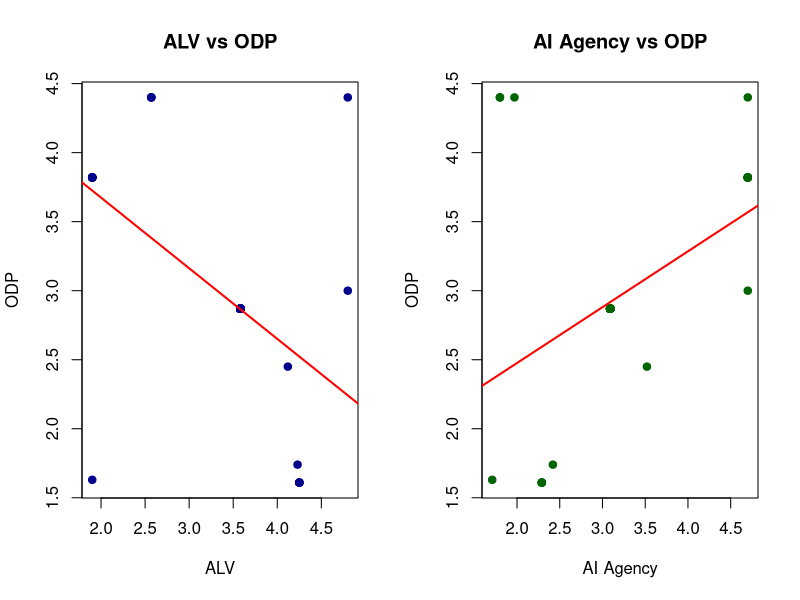

Write R code to recreate this figure.
df <- read.csv("reconstructed_raw_data_50.csv")
png("script_outputs/scatterplots.png", width = 1200, height = 400)
par(mfrow = c(1, 2))
plot(df$ALV, df$ODP, pch = 19, col = "darkblue", main = "ALV vs ODP", xlab = "ALV", ylab = "ODP")
abline(lm(ODP ~ ALV, data = df), col = "red", lwd = 2)
plot(df$AI_Agency, df$ODP, pch = 19, col = "darkgreen", main = "AI Agency vs ODP", xlab = "AI Agency", ylab = "ODP")
abline(lm(ODP ~ AI_Agency, data = df), col = "red", lwd = 2)
dev.off()
